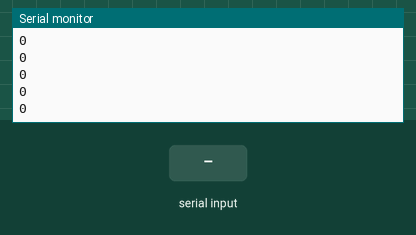
Recording of a sketch running on a simulated Arduino Uno, built with avr-gcc and run on an emulated ATmega328P. Parts: the last lines printed to the serial monitor. The inputs (shaded band) are chosen by the test bench.

Above: at 1.2 s.
1.3 s: "off\n" received over the second serial link
2.8 s: "on\n" received over the second serial link
4.3 s: "off\n" received over Serial
At 4.43 s:
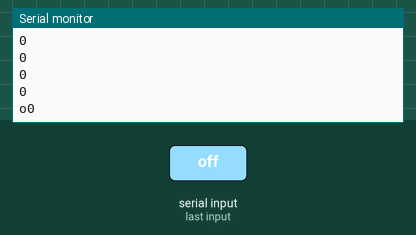
5.8 s: "num\n" received over Serial
7.3 s: "FRENTE\n" received over the second serial link
8.8 s: "FRENTE\n" received over Serial
At 8.95 s:
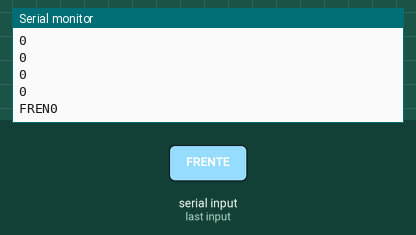

Measured:
- after the input at 4.3 s, the serial monitor: prints a new line at once (image 1)
- after the input at 8.8 s, the serial monitor: prints a new line at once (image 2)

The sketch:

controle_bluetooth.ino
```cpp
#include <SoftwareSerial.h>

SoftwareSerial bluetooth(2, 3);


int porta = 13;
int esquerda = 5;
int direita = 3;
int encoderIn = 18;
unsigned long contador;
float rpm;

String comando = "";

void readSerial() {
  if (Serial.available() > 0) {
  comando = Serial.readStringUntil('\n');  // Lê até o fim da linha
    comando.trim();
    if (comando == "off") {
      digitalWrite(direita, HIGH);
      digitalWrite(esquerda, LOW);
    }
    else if (comando == "on") {
      digitalWrite(direita, LOW);
      digitalWrite(esquerda, HIGH);
    }
    else if (comando.substring(0,3) == "num"){
      int valor = comando.substring(4,7).toInt();
      analogWrite(porta, valor);
      Serial.println(valor);
    }
  }
}

void definePonteH(){
  pinMode(direita, OUTPUT);
  pinMode(esquerda, OUTPUT);
  pinMode(porta, OUTPUT);
  digitalWrite(porta, LOW);
  digitalWrite(direita, HIGH);
  digitalWrite(esquerda, LOW);

}

void conta(){
  contador++;
}

void defineEncoder(){
  pinMode(encoderIn, INPUT);
  attachInterrupt(digitalPinToInterrupt(encoderIn), conta, RISING);
}

unsigned long mNow;
unsigned long mCmp;

void rpmRead(){
  mNow = millis();
  if(mNow>mCmp + 100){ //conta quantas voltas ele deu em um segundo
    rpm = contador*600/32;
    Serial.println(contador);
    //contador = 0;
    mCmp = mNow;
  }
}

void setup() {
  contador = 0;
  Serial.begin(9600);
  bluetooth.begin(38400);
  defineEncoder();
  //definePonteH();
  mCmp = millis();
}

void loop() {
  rpmRead();
  readSerial();

  if (Serial.available()) {
    char r = Serial.read();
    bluetooth.print(r);
    Serial.print(r);
  }


  if (bluetooth.available()) {
    char r = bluetooth.read();
    Serial.print(r);
    if (r == '\n' || r == '\r') {
      comando.trim();
      if (comando == "FRENTE") {
        Serial.println("ANDAR PARA FRENTE");
      } else if (comando == "TRAS") {
        Serial.println("ANDAR PARA TRAS");
      } else if (comando == "DIREITA") {
        Serial.println("GIRAR PARA DIREITA");
      } else if (comando == "ESQUERDA") {
        Serial.println("GIRAR PARA ESQUERDA");
      }
      comando = "";
    } else {
      comando += r;
    }
  }
}
```
